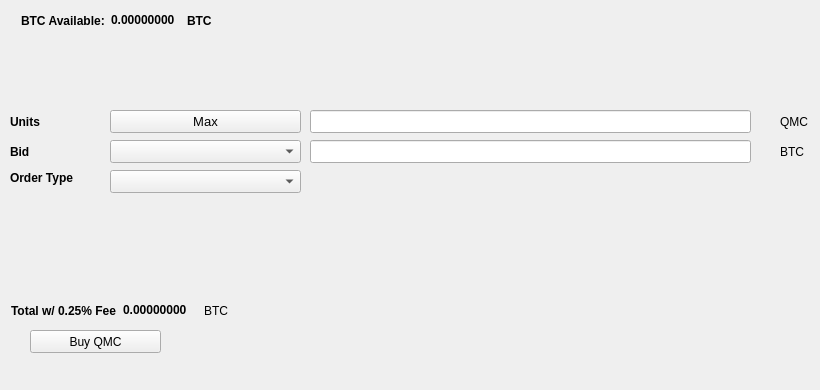
   <widget class="QWidget" name="BuyTab">
    <attribute name="title">
     <string>Buy</string>
    </attribute>
    <widget class="QPushButton" name="BuyQMC">
     <property name="geometry">
      <rect>
       <x>30</x>
       <y>330</y>
       <width>131</width>
       <height>23</height>
      </rect>
     </property>
     <property name="text">
      <string>Buy QMC</string>
     </property>
     <property name="icon">
      <iconset resource="../qmc.qrc">
       <normaloff>:/icons/bitcoin</normaloff>:/icons/bitcoin</iconset>
     </property>
    </widget>
    <widget class="QLabel" name="label_3">
     <property name="geometry">
      <rect>
       <x>10</x>
       <y>110</y>
       <width>46</width>
       <height>23</height>
      </rect>
     </property>
     <property name="font">
      <font>
       <weight>75</weight>
       <bold>true</bold>
      </font>
     </property>
     <property name="text">
      <string>Units</string>
     </property>
    </widget>
    <widget class="QLineEdit" name="UnitsInput">
     <property name="geometry">
      <rect>
       <x>310</x>
       <y>110</y>
       <width>441</width>
       <height>23</height>
      </rect>
     </property>
     <property name="font">
      <font>
       <pointsize>9</pointsize>
       <weight>75</weight>
       <bold>true</bold>
      </font>
     </property>
    </widget>
    <widget class="QLineEdit" name="BuyBidPriceEdit">
     <property name="geometry">
      <rect>
       <x>310</x>
       <y>140</y>
       <width>441</width>
       <height>23</height>
      </rect>
     </property>
     <property name="font">
      <font>
       <pointsize>9</pointsize>
       <weight>75</weight>
       <bold>true</bold>
      </font>
     </property>
    </widget>
    <widget class="QLabel" name="label_4">
     <property name="geometry">
      <rect>
       <x>780</x>
       <y>110</y>
       <width>31</width>
       <height>23</height>
      </rect>
     </property>
     <property name="text">
      <string>QMC</string>
     </property>
    </widget>
    <widget class="QLabel" name="label_5">
     <property name="geometry">
      <rect>
       <x>780</x>
       <y>140</y>
       <width>31</width>
       <height>23</height>
      </rect>
     </property>
     <property name="text">
      <string>BTC</string>
     </property>
    </widget>
    <widget class="QLabel" name="label_6">
     <property name="geometry">
      <rect>
       <x>10</x>
       <y>140</y>
       <width>46</width>
       <height>23</height>
      </rect>
     </property>
     <property name="font">
      <font>
       <weight>75</weight>
       <bold>true</bold>
      </font>
     </property>
     <property name="text">
      <string>Bid</string>
     </property>
    </widget>
    <widget class="QLabel" name="label_7">
     <property name="geometry">
      <rect>
       <x>10</x>
       <y>170</y>
       <width>91</width>
       <height>16</height>
      </rect>
     </property>
     <property name="font">
      <font>
       <weight>75</weight>
       <bold>true</bold>
      </font>
     </property>
     <property name="text">
      <string>Order Type</string>
     </property>
    </widget>
    <widget class="QPushButton" name="Buy_Max_Amount">
     <property name="geometry">
      <rect>
       <x>110</x>
       <y>110</y>
       <width>191</width>
       <height>23</height>
      </rect>
     </property>
     <property name="font">
      <font>
       <pointsize>10</pointsize>
      </font>
     </property>
     <property name="text">
      <string>Max</string>
     </property>
    </widget>
    <widget class="QComboBox" name="BuyBidcomboBox">
     <property name="geometry">
      <rect>
       <x>110</x>
       <y>140</y>
       <width>191</width>
       <height>23</height>
      </rect>
     </property>
     <property name="font">
      <font>
       <pointsize>10</pointsize>
      </font>
     </property>
    </widget>
    <widget class="QComboBox" name="buyOrdertypeCombo">
     <property name="geometry">
      <rect>
       <x>110</x>
       <y>170</y>
       <width>191</width>
       <height>23</height>
      </rect>
     </property>
     <property name="font">
      <font>
       <pointsize>10</pointsize>
      </font>
     </property>
    </widget>
    <widget class="QWidget" name="layoutWidget1">
     <property name="geometry">
      <rect>
       <x>21</x>
       <y>11</y>
       <width>236</width>
       <height>19</height>
      </rect>
     </property>
     <layout class="QHBoxLayout" name="horizontalLayout_3">
      <item>
       <widget class="QLabel" name="label232">
        <property name="font">
         <font>
          <weight>75</weight>
          <bold>true</bold>
         </font>
        </property>
        <property name="text">
         <string>BTC Available:</string>
        </property>
       </widget>
      </item>
      <item>
       <widget class="QLabel" name="BtcAvailableLbl">
        <property name="palette">
         <palette>
          <active>
           <colorrole role="WindowText">
            <brush brushstyle="SolidPattern">
             <color alpha="255">
              <red>0</red>
              <green>0</green>
              <blue>0</blue>
             </color>
            </brush>
           </colorrole>
           <colorrole role="Button">
            <brush brushstyle="SolidPattern">
             <color alpha="255">
              <red>0</red>
              <green>170</green>
              <blue>0</blue>
             </color>
            </brush>
           </colorrole>
           <colorrole role="Light">
            <brush brushstyle="SolidPattern">
             <color alpha="255">
              <red>0</red>
              <green>255</green>
              <blue>0</blue>
             </color>
            </brush>
           </colorrole>
           <colorrole role="Midlight">
            <brush brushstyle="SolidPattern">
             <color alpha="255">
              <red>0</red>
              <green>212</green>
              <blue>0</blue>
             </color>
            </brush>
           </colorrole>
           <colorrole role="Dark">
            <brush brushstyle="SolidPattern">
             <color alpha="255">
              <red>0</red>
              <green>85</green>
              <blue>0</blue>
             </color>
            </brush>
           </colorrole>
           <colorrole role="Mid">
            <brush brushstyle="SolidPattern">
             <color alpha="255">
              <red>0</red>
              <green>113</green>
              <blue>0</blue>
             </color>
            </brush>
           </colorrole>
           <colorrole role="Text">
            <brush brushstyle="SolidPattern">
             <color alpha="255">
              <red>0</red>
              <green>170</green>
              <blue>0</blue>
             </color>
            </brush>
           </colorrole>
           <colorrole role="BrightText">
            <brush brushstyle="SolidPattern">
             <color alpha="255">
              <red>255</red>
              <green>255</green>
              <blue>255</blue>
             </color>
            </brush>
           </colorrole>
           <colorrole role="ButtonText">
            <brush brushstyle="SolidPattern">
             <color alpha="255">
              <red>0</red>
              <green>0</green>
              <blue>0</blue>
             </color>
            </brush>
           </colorrole>
           <colorrole role="Base">
            <brush brushstyle="SolidPattern">
             <color alpha="255">
              <red>255</red>
              <green>255</green>
              <blue>255</blue>
             </color>
            </brush>
           </colorrole>
           <colorrole role="Window">
            <brush brushstyle="SolidPattern">
             <color alpha="255">
              <red>0</red>
              <green>170</green>
              <blue>0</blue>
             </color>
            </brush>
           </colorrole>
           <colorrole role="Shadow">
            <brush brushstyle="SolidPattern">
             <color alpha="255">
              <red>0</red>
              <green>0</green>
              <blue>0</blue>
             </color>
            </brush>
           </colorrole>
           <colorrole role="AlternateBase">
            <brush brushstyle="SolidPattern">
             <color alpha="255">
              <red>127</red>
              <green>212</green>
              <blue>127</blue>
             </color>
            </brush>
           </colorrole>
           <colorrole role="ToolTipBase">
            <brush brushstyle="SolidPattern">
             <color alpha="255">
              <red>255</red>
              <green>255</green>
              <blue>220</blue>
             </color>
            </brush>
           </colorrole>
           <colorrole role="ToolTipText">
            <brush brushstyle="SolidPattern">
             <color alpha="255">
              <red>0</red>
              <green>0</green>
              <blue>0</blue>
             </color>
            </brush>
           </colorrole>
          </active>
          <inactive>
           <colorrole role="WindowText">
            <brush brushstyle="SolidPattern">
             <color alpha="255">
              <red>0</red>
              <green>0</green>
              <blue>0</blue>
             </color>
            </brush>
           </colorrole>
           <colorrole role="Button">
            <brush brushstyle="SolidPattern">
             <color alpha="255">
              <red>0</red>
              <green>170</green>
              <blue>0</blue>
             </color>
            </brush>
           </colorrole>
           <colorrole role="Light">
            <brush brushstyle="SolidPattern">
             <color alpha="255">
              <red>0</red>
              <green>255</green>
              <blue>0</blue>
             </color>
            </brush>
           </colorrole>
           <colorrole role="Midlight">
            <brush brushstyle="SolidPattern">
             <color alpha="255">
              <red>0</red>
              <green>212</green>
              <blue>0</blue>
             </color>
            </brush>
           </colorrole>
           <colorrole role="Dark">
            <brush brushstyle="SolidPattern">
             <color alpha="255">
              <red>0</red>
              <green>85</green>
              <blue>0</blue>
             </color>
            </brush>
           </colorrole>
           <colorrole role="Mid">
            <brush brushstyle="SolidPattern">
             <color alpha="255">
              <red>0</red>
              <green>113</green>
              <blue>0</blue>
             </color>
            </brush>
           </colorrole>
           <colorrole role="Text">
            <brush brushstyle="SolidPattern">
             <color alpha="255">
              <red>0</red>
              <green>170</green>
              <blue>0</blue>
             </color>
            </brush>
           </colorrole>
           <colorrole role="BrightText">
            <brush brushstyle="SolidPattern">
             <color alpha="255">
              <red>255</red>
              <green>255</green>
              <blue>255</blue>
             </color>
            </brush>
           </colorrole>
           <colorrole role="ButtonText">
            <brush brushstyle="SolidPattern">
             <color alpha="255">
              <red>0</red>
              <green>0</green>
              <blue>0</blue>
             </color>
            </brush>
           </colorrole>
           <colorrole role="Base">
            <brush brushstyle="SolidPattern">
             <color alpha="255">
              <red>255</red>
              <green>255</green>
              <blue>255</blue>
             </color>
            </brush>
           </colorrole>
           <colorrole role="Window">
            <brush brushstyle="SolidPattern">
             <color alpha="255">
              <red>0</red>
              <green>170</green>
              <blue>0</blue>
             </color>
            </brush>
           </colorrole>
           <colorrole role="Shadow">
            <brush brushstyle="SolidPattern">
             <color alpha="255">
              <red>0</red>
              <green>0</green>
              <blue>0</blue>
             </color>
            </brush>
           </colorrole>
           <colorrole role="AlternateBase">
            <brush brushstyle="SolidPattern">
             <color alpha="255">
              <red>127</red>
              <green>212</green>
              <blue>127</blue>
             </color>
            </brush>
           </colorrole>
           <colorrole role="ToolTipBase">
            <brush brushstyle="SolidPattern">
             <color alpha="255">
              <red>255</red>
              <green>255</green>
              <blue>220</blue>
             </color>
            </brush>
           </colorrole>
           <colorrole role="ToolTipText">
            <brush brushstyle="SolidPattern">
             <color alpha="255">
              <red>0</red>
              <green>0</green>
              <blue>0</blue>
             </color>
            </brush>
           </colorrole>
          </inactive>
          <disabled>
           <colorrole role="WindowText">
            <brush brushstyle="SolidPattern">
             <color alpha="255">
              <red>0</red>
              <green>85</green>
              <blue>0</blue>
             </color>
            </brush>
           </colorrole>
           <colorrole role="Button">
            <brush brushstyle="SolidPattern">
             <color alpha="255">
              <red>0</red>
              <green>170</green>
              <blue>0</blue>
             </color>
            </brush>
           </colorrole>
           <colorrole role="Light">
            <brush brushstyle="SolidPattern">
             <color alpha="255">
              <red>0</red>
              <green>255</green>
              <blue>0</blue>
             </color>
            </brush>
           </colorrole>
           <colorrole role="Midlight">
            <brush brushstyle="SolidPattern">
             <color alpha="255">
              <red>0</red>
              <green>212</green>
              <blue>0</blue>
             </color>
            </brush>
           </colorrole>
           <colorrole role="Dark">
            <brush brushstyle="SolidPattern">
             <color alpha="255">
              <red>0</red>
              <green>85</green>
              <blue>0</blue>
             </color>
            </brush>
           </colorrole>
           <colorrole role="Mid">
            <brush brushstyle="SolidPattern">
             <color alpha="255">
              <red>0</red>
              <green>113</green>
              <blue>0</blue>
             </color>
            </brush>
           </colorrole>
           <colorrole role="Text">
            <brush brushstyle="SolidPattern">
             <color alpha="255">
              <red>0</red>
              <green>85</green>
              <blue>0</blue>
             </color>
            </brush>
           </colorrole>
           <colorrole role="BrightText">
            <brush brushstyle="SolidPattern">
             <color alpha="255">
              <red>255</red>
              <green>255</green>
              <blue>255</blue>
             </color>
            </brush>
           </colorrole>
           <colorrole role="ButtonText">
            <brush brushstyle="SolidPattern">
             <color alpha="255">
              <red>0</red>
              <green>85</green>
              <blue>0</blue>
             </color>
            </brush>
           </colorrole>
           <colorrole role="Base">
            <brush brushstyle="SolidPattern">
             <color alpha="255">
              <red>0</red>
              <green>170</green>
              <blue>0</blue>
             </color>
            </brush>
           </colorrole>
           <colorrole role="Window">
            <brush brushstyle="SolidPattern">
             <color alpha="255">
              <red>0</red>
              <green>170</green>
              <blue>0</blue>
             </color>
            </brush>
           </colorrole>
           <colorrole role="Shadow">
            <brush brushstyle="SolidPattern">
             <color alpha="255">
              <red>0</red>
              <green>0</green>
              <blue>0</blue>
             </color>
            </brush>
           </colorrole>
           <colorrole role="AlternateBase">
            <brush brushstyle="SolidPattern">
             <color alpha="255">
              <red>0</red>
              <green>170</green>
              <blue>0</blue>
             </color>
            </brush>
           </colorrole>
           <colorrole role="ToolTipBase">
            <brush brushstyle="SolidPattern">
             <color alpha="255">
              <red>255</red>
              <green>255</green>
              <blue>220</blue>
             </color>
            </brush>
           </colorrole>
           <colorrole role="ToolTipText">
            <brush brushstyle="SolidPattern">
             <color alpha="255">
              <red>0</red>
              <green>0</green>
              <blue>0</blue>
             </color>
            </brush>
           </colorrole>
          </disabled>
         </palette>
        </property>
        <property name="font">
         <font>
          <weight>75</weight>
          <bold>true</bold>
         </font>
        </property>
        <property name="text">
         <string>0.00000000</string>
        </property>
        <property name="textInteractionFlags">
         <set>Qt::LinksAccessibleByMouse|Qt::TextSelectableByKeyboard|Qt::TextSelectableByMouse</set>
        </property>
       </widget>
      </item>
      <item>
       <widget class="QLabel" name="BtcAvailableLbl_2">
        <property name="font">
         <font>
          <weight>75</weight>
          <bold>true</bold>
         </font>
        </property>
        <property name="text">
         <string>BTC</string>
        </property>
       </widget>
      </item>
     </layout>
    </widget>
    <widget class="QWidget" name="layoutWidge2">
     <property name="geometry">
      <rect>
       <x>11</x>
       <y>301</y>
       <width>267</width>
       <height>19</height>
      </rect>
     </property>
     <layout class="QHBoxLayout" name="horizontalLayout_4">
      <item>
       <widget class="QLabel" name="label_9">
        <property name="font">
         <font>
          <weight>75</weight>
          <bold>true</bold>
         </font>
        </property>
        <property name="text">
         <string>Total w/ 0.25% Fee</string>
        </property>
       </widget>
      </item>
      <item>
       <widget class="QLabel" name="BuyCostLabel">
        <property name="palette">
         <palette>
          <active>
           <colorrole role="WindowText">
            <brush brushstyle="SolidPattern">
             <color alpha="255">
              <red>0</red>
              <green>0</green>
              <blue>0</blue>
             </color>
            </brush>
           </colorrole>
           <colorrole role="Button">
            <brush brushstyle="SolidPattern">
             <color alpha="255">
              <red>0</red>
              <green>170</green>
              <blue>0</blue>
             </color>
            </brush>
           </colorrole>
           <colorrole role="Light">
            <brush brushstyle="SolidPattern">
             <color alpha="255">
              <red>0</red>
              <green>255</green>
              <blue>0</blue>
             </color>
            </brush>
           </colorrole>
           <colorrole role="Midlight">
            <brush brushstyle="SolidPattern">
             <color alpha="255">
              <red>0</red>
              <green>212</green>
              <blue>0</blue>
             </color>
            </brush>
           </colorrole>
           <colorrole role="Dark">
            <brush brushstyle="SolidPattern">
             <color alpha="255">
              <red>0</red>
              <green>85</green>
              <blue>0</blue>
             </color>
            </brush>
           </colorrole>
           <colorrole role="Mid">
            <brush brushstyle="SolidPattern">
             <color alpha="255">
              <red>0</red>
              <green>113</green>
              <blue>0</blue>
             </color>
            </brush>
           </colorrole>
           <colorrole role="Text">
            <brush brushstyle="SolidPattern">
             <color alpha="255">
              <red>0</red>
              <green>170</green>
              <blue>0</blue>
             </color>
            </brush>
           </colorrole>
           <colorrole role="BrightText">
            <brush brushstyle="SolidPattern">
             <color alpha="255">
              <red>255</red>
              <green>255</green>
              <blue>255</blue>
             </color>
            </brush>
           </colorrole>
           <colorrole role="ButtonText">
            <brush brushstyle="SolidPattern">
             <color alpha="255">
              <red>0</red>
              <green>0</green>
              <blue>0</blue>
             </color>
            </brush>
           </colorrole>
           <colorrole role="Base">
            <brush brushstyle="SolidPattern">
             <color alpha="255">
              <red>255</red>
              <green>255</green>
              <blue>255</blue>
             </color>
            </brush>
           </colorrole>
           <colorrole role="Window">
            <brush brushstyle="SolidPattern">
             <color alpha="255">
              <red>0</red>
              <green>170</green>
              <blue>0</blue>
             </color>
            </brush>
           </colorrole>
           <colorrole role="Shadow">
            <brush brushstyle="SolidPattern">
             <color alpha="255">
              <red>0</red>
              <green>0</green>
              <blue>0</blue>
             </color>
            </brush>
           </colorrole>
           <colorrole role="AlternateBase">
            <brush brushstyle="SolidPattern">
             <color alpha="255">
              <red>127</red>
              <green>212</green>
              <blue>127</blue>
             </color>
            </brush>
           </colorrole>
           <colorrole role="ToolTipBase">
            <brush brushstyle="SolidPattern">
             <color alpha="255">
              <red>255</red>
              <green>255</green>
              <blue>220</blue>
             </color>
            </brush>
           </colorrole>
           <colorrole role="ToolTipText">
            <brush brushstyle="SolidPattern">
             <color alpha="255">
              <red>0</red>
              <green>0</green>
              <blue>0</blue>
             </color>
            </brush>
           </colorrole>
          </active>
          <inactive>
           <colorrole role="WindowText">
            <brush brushstyle="SolidPattern">
             <color alpha="255">
              <red>0</red>
              <green>0</green>
              <blue>0</blue>
             </color>
            </brush>
           </colorrole>
           <colorrole role="Button">
            <brush brushstyle="SolidPattern">
             <color alpha="255">
              <red>0</red>
              <green>170</green>
              <blue>0</blue>
             </color>
            </brush>
           </colorrole>
           <colorrole role="Light">
            <brush brushstyle="SolidPattern">
             <color alpha="255">
              <red>0</red>
              <green>255</green>
              <blue>0</blue>
             </color>
            </brush>
           </colorrole>
           <colorrole role="Midlight">
            <brush brushstyle="SolidPattern">
             <color alpha="255">
              <red>0</red>
              <green>212</green>
              <blue>0</blue>
             </color>
            </brush>
           </colorrole>
           <colorrole role="Dark">
            <brush brushstyle="SolidPattern">
             <color alpha="255">
              <red>0</red>
              <green>85</green>
              <blue>0</blue>
             </color>
            </brush>
           </colorrole>
           <colorrole role="Mid">
            <brush brushstyle="SolidPattern">
             <color alpha="255">
              <red>0</red>
              <green>113</green>
              <blue>0</blue>
             </color>
            </brush>
           </colorrole>
           <colorrole role="Text">
            <brush brushstyle="SolidPattern">
             <color alpha="255">
              <red>0</red>
              <green>170</green>
              <blue>0</blue>
             </color>
            </brush>
           </colorrole>
           <colorrole role="BrightText">
            <brush brushstyle="SolidPattern">
             <color alpha="255">
              <red>255</red>
              <green>255</green>
              <blue>255</blue>
             </color>
            </brush>
           </colorrole>
           <colorrole role="ButtonText">
            <brush brushstyle="SolidPattern">
             <color alpha="255">
              <red>0</red>
              <green>0</green>
              <blue>0</blue>
             </color>
            </brush>
           </colorrole>
           <colorrole role="Base">
            <brush brushstyle="SolidPattern">
             <color alpha="255">
              <red>255</red>
              <green>255</green>
              <blue>255</blue>
             </color>
            </brush>
           </colorrole>
           <colorrole role="Window">
            <brush brushstyle="SolidPattern">
             <color alpha="255">
              <red>0</red>
              <green>170</green>
              <blue>0</blue>
             </color>
            </brush>
           </colorrole>
           <colorrole role="Shadow">
            <brush brushstyle="SolidPattern">
             <color alpha="255">
              <red>0</red>
              <green>0</green>
              <blue>0</blue>
             </color>
            </brush>
           </colorrole>
           <colorrole role="AlternateBase">
            <brush brushstyle="SolidPattern">
             <color alpha="255">
              <red>127</red>
              <green>212</green>
              <blue>127</blue>
             </color>
            </brush>
           </colorrole>
           <colorrole role="ToolTipBase">
            <brush brushstyle="SolidPattern">
             <color alpha="255">
              <red>255</red>
              <green>255</green>
              <blue>220</blue>
             </color>
            </brush>
           </colorrole>
           <colorrole role="ToolTipText">
            <brush brushstyle="SolidPattern">
             <color alpha="255">
              <red>0</red>
              <green>0</green>
              <blue>0</blue>
             </color>
            </brush>
           </colorrole>
          </inactive>
          <disabled>
           <colorrole role="WindowText">
            <brush brushstyle="SolidPattern">
             <color alpha="255">
              <red>0</red>
              <green>85</green>
              <blue>0</blue>
             </color>
            </brush>
           </colorrole>
           <colorrole role="Button">
            <brush brushstyle="SolidPattern">
             <color alpha="255">
              <red>0</red>
              <green>170</green>
              <blue>0</blue>
             </color>
            </brush>
           </colorrole>
           <colorrole role="Light">
            <brush brushstyle="SolidPattern">
             <color alpha="255">
              <red>0</red>
              <green>255</green>
              <blue>0</blue>
             </color>
            </brush>
           </colorrole>
           <colorrole role="Midlight">
            <brush brushstyle="SolidPattern">
             <color alpha="255">
              <red>0</red>
              <green>212</green>
              <blue>0</blue>
             </color>
            </brush>
           </colorrole>
           <colorrole role="Dark">
            <brush brushstyle="SolidPattern">
             <color alpha="255">
              <red>0</red>
              <green>85</green>
              <blue>0</blue>
             </color>
            </brush>
           </colorrole>
           <colorrole role="Mid">
            <brush brushstyle="SolidPattern">
             <color alpha="255">
              <red>0</red>
              <green>113</green>
              <blue>0</blue>
             </color>
            </brush>
           </colorrole>
           <colorrole role="Text">
            <brush brushstyle="SolidPattern">
             <color alpha="255">
              <red>0</red>
              <green>85</green>
              <blue>0</blue>
             </color>
            </brush>
           </colorrole>
           <colorrole role="BrightText">
            <brush brushstyle="SolidPattern">
             <color alpha="255">
              <red>255</red>
              <green>255</green>
              <blue>255</blue>
             </color>
            </brush>
           </colorrole>
           <colorrole role="ButtonText">
            <brush brushstyle="SolidPattern">
             <color alpha="255">
              <red>0</red>
              <green>85</green>
              <blue>0</blue>
             </color>
            </brush>
           </colorrole>
           <colorrole role="Base">
            <brush brushstyle="SolidPattern">
             <color alpha="255">
              <red>0</red>
              <green>170</green>
              <blue>0</blue>
             </color>
            </brush>
           </colorrole>
           <colorrole role="Window">
            <brush brushstyle="SolidPattern">
             <color alpha="255">
              <red>0</red>
              <green>170</green>
              <blue>0</blue>
             </color>
            </brush>
           </colorrole>
           <colorrole role="Shadow">
            <brush brushstyle="SolidPattern">
             <color alpha="255">
              <red>0</red>
              <green>0</green>
              <blue>0</blue>
             </color>
            </brush>
           </colorrole>
           <colorrole role="AlternateBase">
            <brush brushstyle="SolidPattern">
             <color alpha="255">
              <red>0</red>
              <green>170</green>
              <blue>0</blue>
             </color>
            </brush>
           </colorrole>
           <colorrole role="ToolTipBase">
            <brush brushstyle="SolidPattern">
             <color alpha="255">
              <red>255</red>
              <green>255</green>
              <blue>220</blue>
             </color>
            </brush>
           </colorrole>
           <colorrole role="ToolTipText">
            <brush brushstyle="SolidPattern">
             <color alpha="255">
              <red>0</red>
              <green>0</green>
              <blue>0</blue>
             </color>
            </brush>
           </colorrole>
          </disabled>
         </palette>
        </property>
        <property name="font">
         <font>
          <weight>75</weight>
          <bold>true</bold>
         </font>
        </property>
        <property name="autoFillBackground">
         <bool>false</bool>
        </property>
        <property name="text">
         <string>0.00000000</string>
        </property>
        <property name="textInteractionFlags">
         <set>Qt::LinksAccessibleByMouse|Qt::TextSelectableByMouse</set>
        </property>
       </widget>
      </item>
      <item>
       <widget class="QLabel" name="label_10">
        <property name="font">
         <font>
          <weight>50</weight>
          <bold>false</bold>
         </font>
        </property>
        <property name="text">
         <string>BTC</string>
        </property>
       </widget>
      </item>
     </layout>
    </widget>
    <widget class="QLabel" name="label_24">
     <property name="geometry">
      <rect>
       <x>460</x>
       <y>300</y>
       <width>281</width>
       <height>81</height>
      </rect>
     </property>
     <property name="text">
      <string/>
     </property>
     <property name="pixmap">
      <pixmap>:/images/bittrex</pixmap>
     </property>
    </widget>
   </widget>
